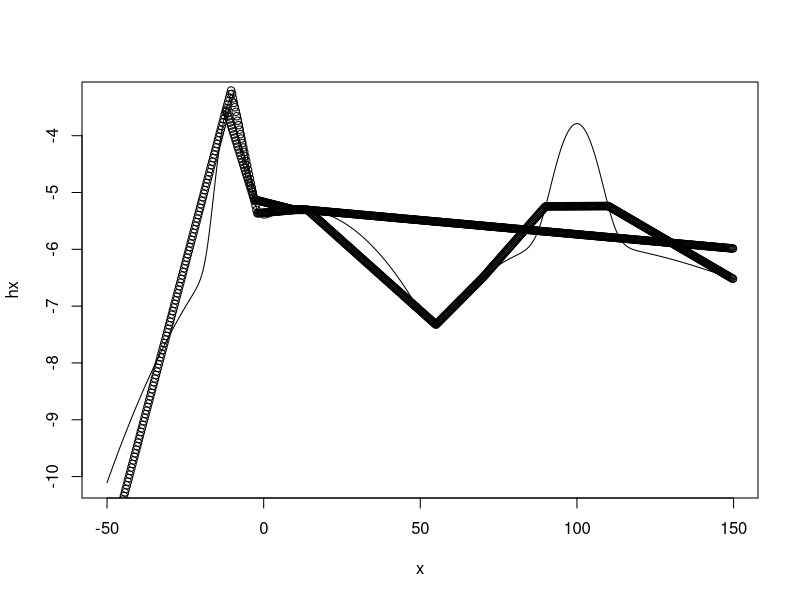
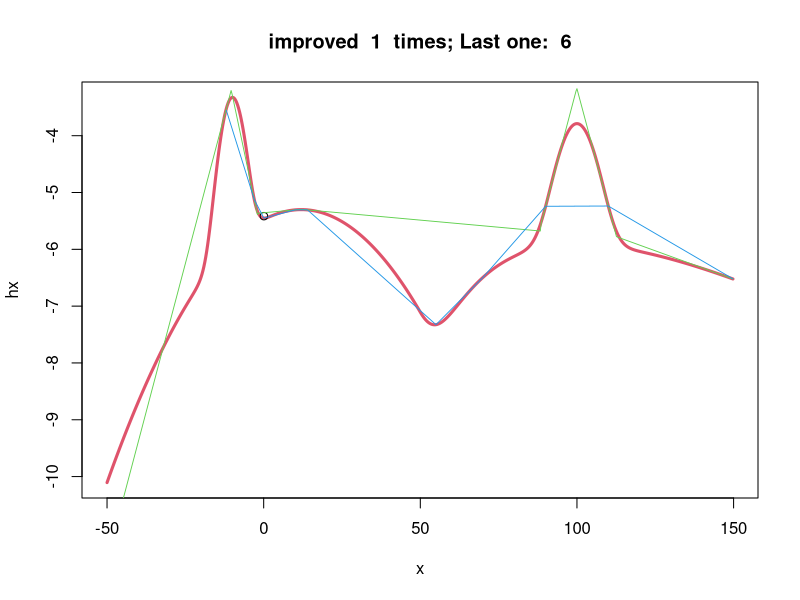
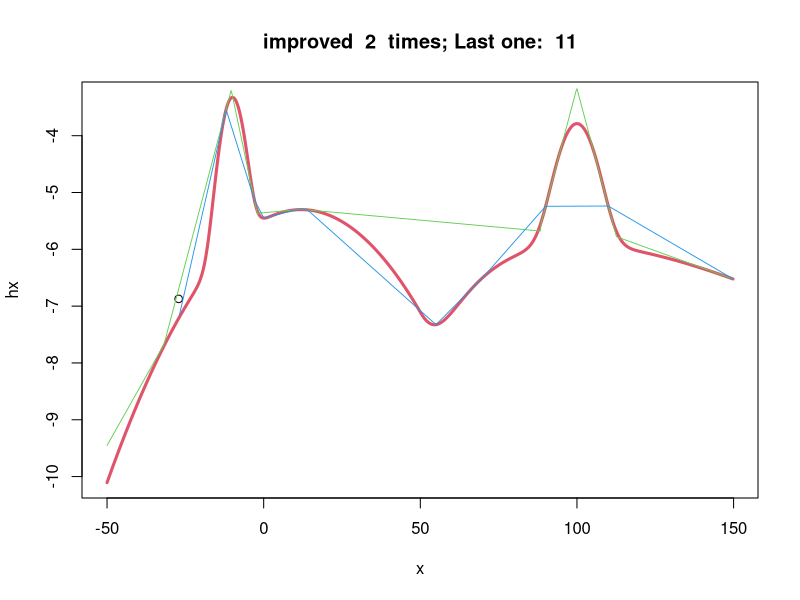
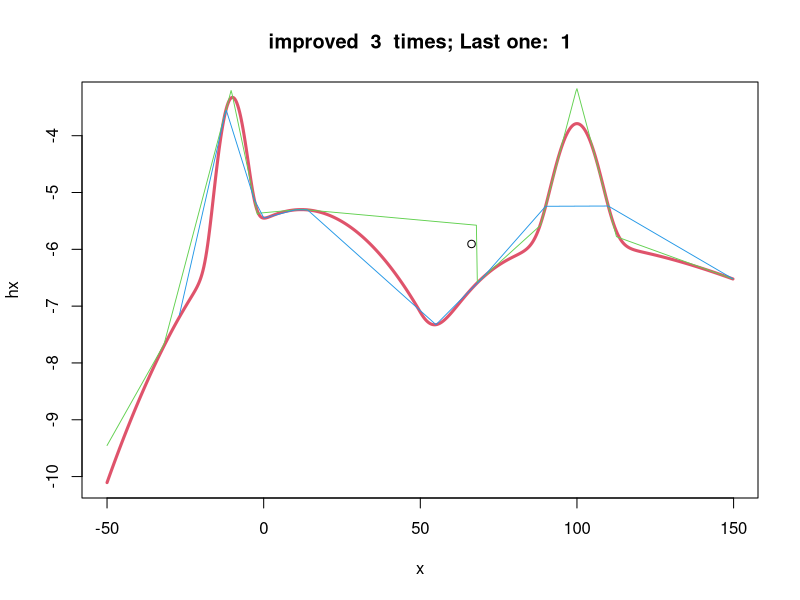
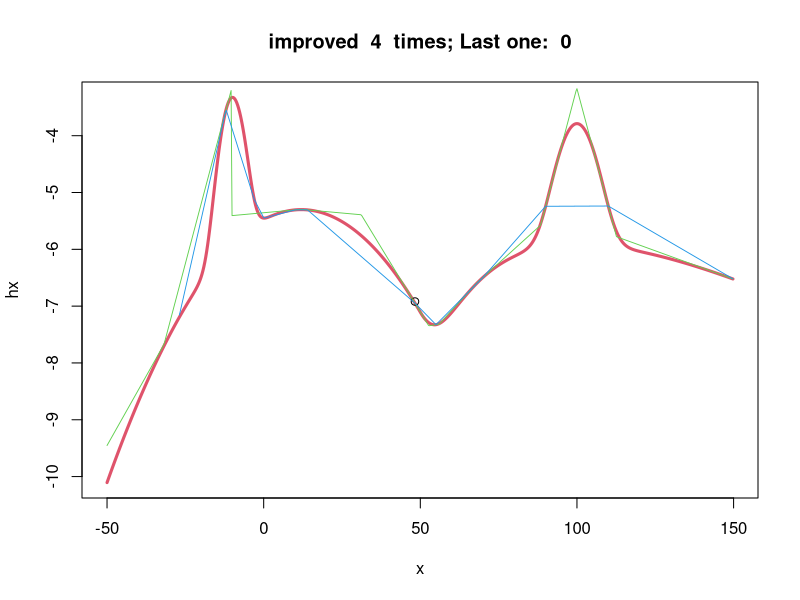
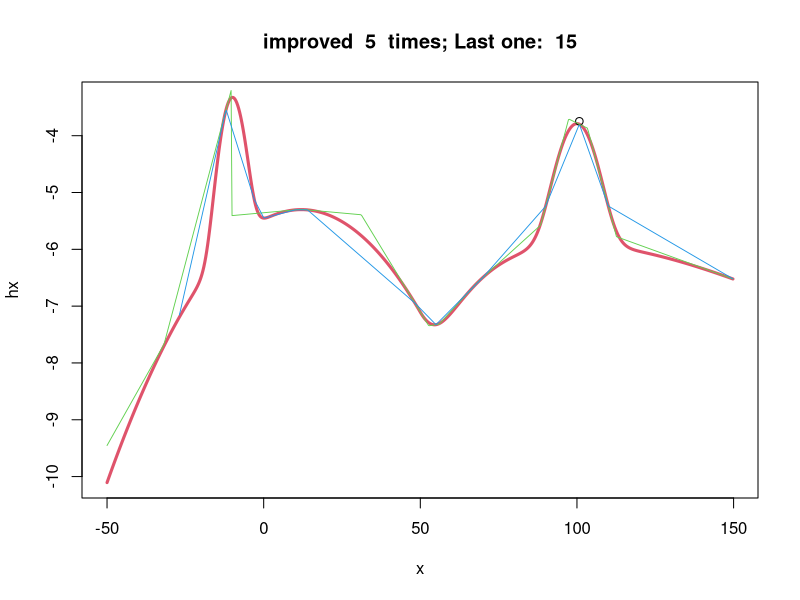
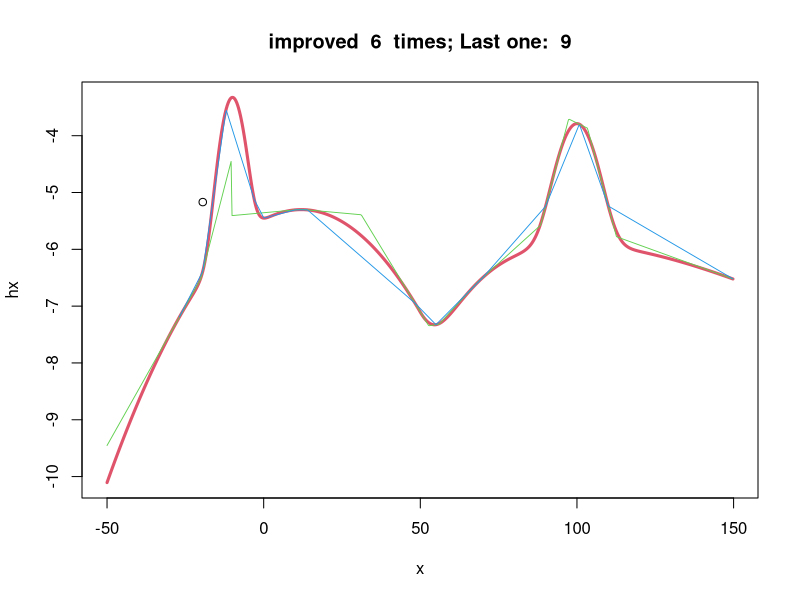
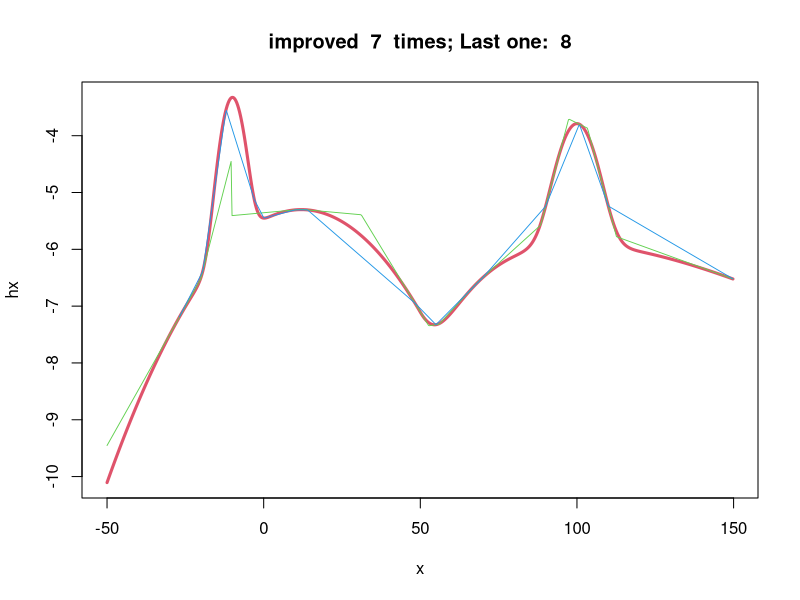

The R source for these figures, in order:
dev.off()
rm(list=ls())
a = 2
start = Sys.time()
ARS <- function(joint, initial, samplesize = 5000, sim = F, pause = 1, bounds = c(-Inf,Inf), roi = c(-100, 100)) {
  h = function(x) log(joint(x))
  
  if (sim) {
    x = seq(roi[1], roi[2], by = 0.3)
    hx = h(x)
    plot(x, hx, type = "l")
  }
  
  T_k = sort(initial)
  h_val = h(T_k)
  l_T = length(T_k)
  
  derivate = function(f, x0) {
    #Funtion to calculate the derivative of f in x0
    h = 10e-4
    (f(x0+h) - f(x0-h))/(2*h)
  }
  h_deriv_val = derivate(h, T_k)
  
  intersection = function(pos) {
    #calculate intersections of the tangents
    (h_val[pos+1] - h_val[pos] - T_k[pos+1]*h_deriv_val[pos+1] + T_k[pos]*h_deriv_val[pos])/(h_deriv_val[pos] - h_deriv_val[pos+1])
  }
  
  ins_to_sorted = function(n, y, index = 0) {
    #Algorithm to find the position of a new element n in an already sorted list y
    l = length(y)
    if (l == 1) {
      if (y < n) {
        return(index+1)
      }
      else return(index)
    }
    if (n > y[l%/%2]) {
      ins_to_sorted(n, y[(l%/%2+1):l], index = index + l%/%2)
    }
    else {
      ins_to_sorted(n, y[1:(l%/%2)], index = index)
    }
  }
  
  u_k = function(x) {
    #upper hull
    i = ins_to_sorted(x, intersections)
    return(h_val[i] + (x - T_k[i]) * h_deriv_val[i])
  }
  
  l_k = function(x) {
    #lower hull
    i = ins_to_sorted(x, T_k)
    if (i == 0 || i == length(T_k)) {
      return(-Inf)
    }
    return(((T_k[i+1] - x) * h_val[i] + (x - T_k[i]) * h_val[i+1])/(T_k[i+1] - T_k[i]))
  }
  
  exp_u = function(x) {
    return(exp(u_k(x)))
  }
  
  #Initial intersections
  intersections = intersection(1:(length(T_k)-1))
  intersections = c(-Inf, intersections, Inf)
  
  if (sim) {
    #Drawing initial upper and lower hull
    for (xi in x) {
      points(xi, u_k(xi))
      points(xi, l_k(xi))
    }
  }
  
  calc_norms = function(pos) {
    #Calculates the normalizaton constant for the bounded exponential function
    exp(h_val[pos])/h_deriv_val[pos] * (exp(h_deriv_val[pos]*(intersections[pos+1]-T_k[pos]))-exp(h_deriv_val[pos]*(intersections[pos]-T_k[pos])))
  }
  
  #Normalizing constants for piecewise exponentials, their weights and the partial sum.
  norms = calc_norms(seq(l_T))
  weights = norms/sum(norms)
  partials = c(0,cumsum(weights))
  
  choose_sampler = function(part) {
    #Chooses according to the weight from which piecewise exponential it should be sampled. 
    #The greater the weight the more probable is a samle from this piece
    i = ins_to_sorted(part, partials)
    return(sampler_exp(i, runif(1)))
  }
  
  sampler_exp = function(i, r) {
    #Using the inverse cdf transformation of a bounded exponential to sample
    y = h_deriv_val[i]*r*norms[i]/exp(h_val[i]) + exp(h_deriv_val[i]*(intersections[i]-T_k[i]))
    s = T_k[i] + log(y)/h_deriv_val[i]
    return(s)
  }
  
  MH_step = function(sample, newx) {
    u = runif(1)
    curx = sample[length(sample)]
    jcurx = joint(curx)
    jnewx = joint(newx)
    alpha = jnewx * min(jcurx, exp_u(curx) )/ (jcurx * min(jnewx, exp_u(newx)))
    if (u < alpha) sample = c(sample, newx)
    else sample = c(sample, curx)
  }
  
  sample = c(0)
  history_impr = c()
  count = improvals = tmp = feval = 0
  
  #start sampling
  while (count < samplesize) {
    print(count)
    
    x_proposal = choose_sampler(runif(1))
    if (x_proposal < bounds[1]+1e-3 || x_proposal > bounds[2]-1e-3) {
      next()
    }
    w = runif(1)
    u_val = u_k(x_proposal)
    
    #Squeezing test
    if (w <= exp(l_k(x_proposal) - u_val) && l_k(x_proposal) < u_val) {
      sample = c(sample, x_proposal)
      count = count + 1
    }
    #Rejection test
    else if (w <= exp(h(x_proposal) - u_val)) {
      sample = MH_step(sample, x_proposal)
      count = count + 1
      feval = feval + 3
    }
    #Include the rejected point into the set for the uper and lower hull
    else {
      pos = ins_to_sorted(x_proposal, T_k) +1
      T_k = append(T_k, x_proposal, after = pos - 1)
      l_T = length(T_k)
      new_h_val = h(x_proposal)
      h_val = append(h_val, new_h_val, after = pos-1)
      new_h_deriv_val = derivate(h, x_proposal)
      h_deriv_val = append( h_deriv_val, new_h_deriv_val, after = pos-1)
      feval = feval + 3
      if (pos == 1) {
        new_intersect = intersection(pos)
        intersections = append(intersections, new_intersect, after = pos)
        new_norm = calc_norms(pos)
        norms = append(norms, new_norm, after = pos-1)
        norms[pos+1] = calc_norms(pos+1)
      }
      else if (pos == length(T_k)) {
        new_intersect = intersection(pos-1)
        intersections = append(intersections, new_intersect, after = pos-1)
        new_norm = calc_norms(pos)
        norms = append(norms, new_norm, after = pos-1)
        norms[pos-1] = calc_norms(pos-1)
      }
      else {
        new_intersect1 = intersection(pos-1)
        new_intersect2 = intersection(pos)
        intersections[pos] = new_intersect1
        intersections = append(intersections, new_intersect2, after = pos)
        new_norm = calc_norms(pos)
        norms = append(norms, new_norm, after = pos-1)
        norms[pos-1] = calc_norms(pos-1)
        norms[pos+1] = calc_norms(pos+1)
      }
      weights = norms/sum(norms)
      partials = c(0,cumsum(weights))
      improvals = improvals + 1
      tmp = count - tmp
      if (sim) {
        plot(x, hx, type = "l", col = 2, lwd = 3, main = paste("improved ", improvals, " times; Last one: ", tmp))
        u_vals = seq(l = length(x))
        l_vals = seq(length.out = length(x))
        for (i in 1:length(x)) {
          u_vals[i] = u_k(x[i])
          l_vals[i] = l_k(x[i])
        }
        points(x_proposal, log(w) + u_val)
        lines(x, u_vals, col = 3, lwd = 0.9)
        lines(x, l_vals, col = 4, lwd = 0.9)
        #for (xi in x) {
        #points(xi, u_k(xi), col = 3, lwd = 0.3)
        #points(xi, l_k(xi), col = 4, lwd = 0.3)
        #}
        print(paste("improved ", improvals, " times; Last one: ", tmp))
        Sys.sleep(pause)
      }
      history_impr = c(history_impr, tmp)
      tmp = count
    }
    
  }
  return(list(sample = sample, improvals = improvals, history = history_impr, feval =  feval))
  
}

f1 <- function(x) {
  0.25*(dnorm(x, mean = 12, sd = 20) + dnorm(x, mean = -10, sd = 3) + dnorm(x, mean = 100, sd = 5) + dgamma(x-50, shape = 3, rate = 0.04))
}

GO = ARS(joint = f1, initial = c(-12, -3, 10,14, 90, 110, 70, 55,150), sim = T,  pause = 0.5, samplesize = 40000, bounds = c(-Inf, Inf), roi = c(-50, 150))
s = GO$sample
h = GO$history
f = GO$feval
plot(h)
abline(h = mean(h))
acf(s)
hist(s, probability = T, breaks = 100, col = "yellow")

x = seq(-100, 250, by = 0.1)
lines(x, f1(x), lty = 2, col = 4, lwd = 2)

print(paste(GO$improvals, mean(s), sd(s), f))
Sys.time() - start
